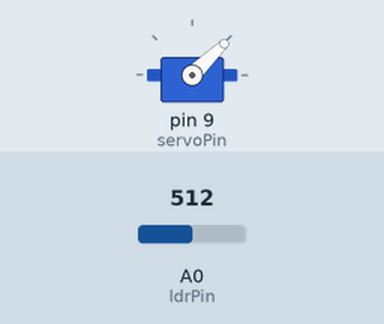
Simulated run of this sketch. Board: Arduino Uno, built with avr-gcc and run on an emulated ATmega328P. On the bench: servo. The test bench sets the inputs (shaded band); at power-on: A0 (ldrPin) = 512. What the sketch prints to the serial monitor is not drawn.

Above: at 1.7 s.
1.8 s: A0 (ldrPin) set to 716
At 3.8 s:
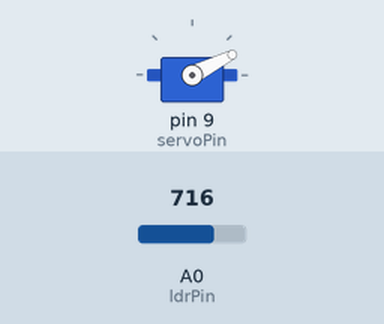
4.2 s: A0 (ldrPin) set to 900
At 6.0 s:
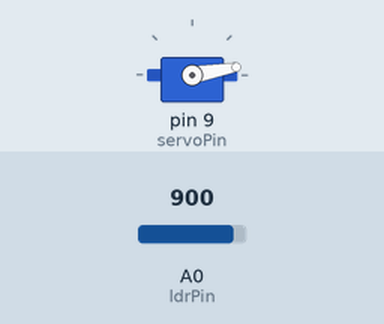
6.7 s: A0 (ldrPin) set to 306
At 8.1 s:
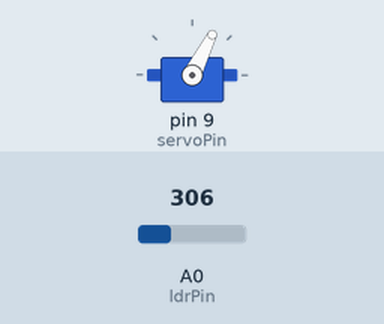
9.2 s: A0 (ldrPin) set to 0
At 11.6 s:
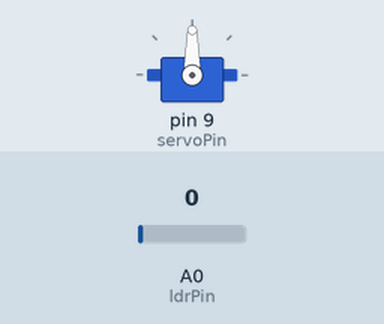
Timing chart, 0 to 12.7 s (numbered marks = the images above; inputs shaded):
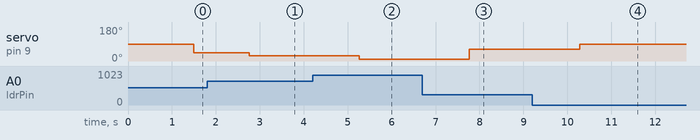

Measured:
- after the input at 1.8 s, servo on pin 9 (servoPin): 44° → 27° after 0.95 s
- after the input at 4.2 s, servo on pin 9 (servoPin): 27° → 10° after 1.1 s
- after the input at 6.7 s, servo on pin 9 (servoPin): 10° → 63° after 1.1 s
- after the input at 9.2 s, servo on pin 9 (servoPin): 63° → 90° after 1.1 s

The sketch:

janelaAutomator.ino
```cpp
#include <ArduinoJson.h>
#include <Servo.h>

const int ldrPin = A0;
const int servoPin = 9;

const int capacity = JSON_OBJECT_SIZE(5) + 40;
StaticJsonDocument<capacity> docINPUT;
StaticJsonDocument<capacity> docOUTPUT;

Servo servo;


int valorLDR = 0;
int posicao_servo = 0; //posicao do servo motor
int posicao_servo_app = 0; //posicao do servo motor
int abertura = 0; //valor para abertura da claraboia
int fechamento = 1023; //valor para fechamento da clara boia
bool automatico = true;

void setup() {
  // put your setup code here, to run once:
  Serial.begin(9600);

  while (!Serial)
    continue;

  pinMode(ldrPin, INPUT);

  servo.attach(servoPin);

  servo.write(90);

  delay(500);

}

void loop() {
  // put your main code here, to run repeatedly:
  recebeConfig();

  if(automatico){
    aberturaAutomatico();
  }
  else{
    aberturaManual();
  }

  enviaConfig();
  delay(250);


}

void aberturaAutomatico(){
  valorLDR = analogRead(ldrPin);

  //Serial.print("sensor = " );
  //Serial.println(valorLDR);

  posicao_servo = map(valorLDR, fechamento, abertura, 0, 90);

  servo.write(posicao_servo);

}

void aberturaManual(){
  servo.write(posicao_servo);
}

void enviaConfig(){
  JsonObject object = docOUTPUT.to<JsonObject>();

  object["ldr"] = valorLDR;
  object["servo"] = map(posicao_servo, 0, 90, 100, 0);
  object["abertura"] = abertura;
  object["fechamento"] = fechamento;
  object["auto"] = automatico;


  serializeJson(docOUTPUT, Serial);

}

void recebeConfig(){

  DeserializationError error = deserializeJson(docINPUT, Serial);

  if (!error) {
    int servo_tmp =  docINPUT["servo"];
    int abertura_tmp = docINPUT["abertura"];
    int fechamento_tmp = docINPUT["fechamento"];

    if(servo_tmp > 0 || abertura_tmp > 0 || fechamento_tmp > 0){
      posicao_servo = map(docINPUT["servo"], 0, 100, 90, 0);
      abertura = docINPUT["abertura"];
      fechamento = docINPUT["fechamento"];
      automatico = docINPUT["auto"];
      //Serial.println("Sucesso");
    }
  }
  /*else{
      Serial.println("Erro parse JSON ");
      Serial.println(error.c_str());

  }*/
}
```
